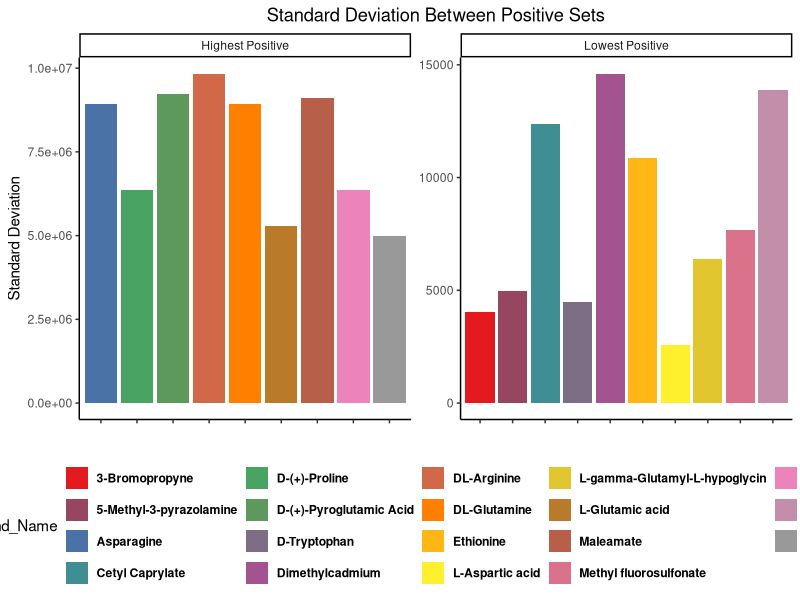
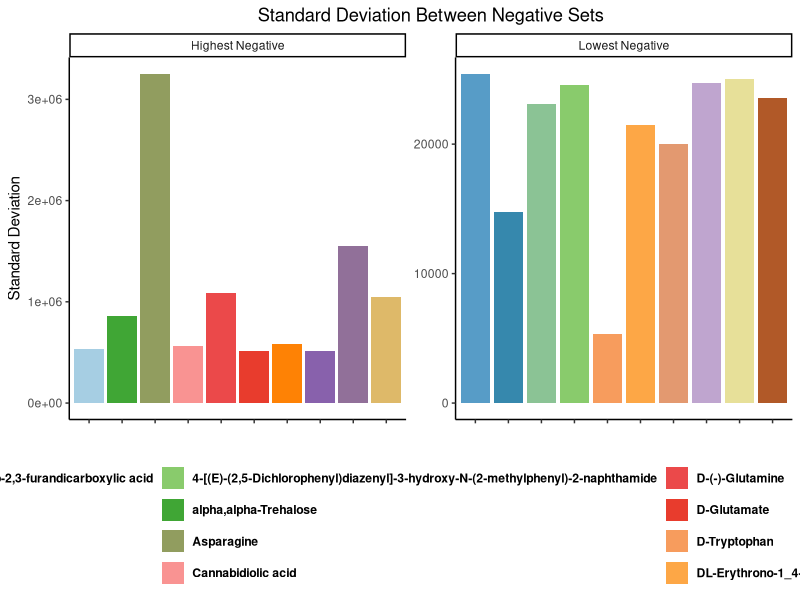

Reproduce these figures in R, in order.
library(RColorBrewer)
library(ggplot2)
compound_data <- read.csv("positive_runs.csv")
fields <- c("Name","Formula","Group.Area..1","Group.Area..2","Group.Area..3",
            "Group.Area..4","Group.Area..5","Group.Area..6")
my_data <- compound_data[fields]


vec <- vector()

for (row in 1:nrow(my_data)){
  vec <- c(vec,sd(my_data[row,c(3,4,5,6,7,8)]))
}

my_data$stdev <- vec

my_data <- my_data[order(my_data$stdev),]

lowestpos <- head(my_data,10)
largestpos <- tail(my_data,10)
lowestpos$set <- "Lowest Positive"
largestpos$set <- "Highest Positive"
pos_sets <- rbind(largestpos,lowestpos)
colnames(pos_sets)<- c('Compound_Name','Formula','Group.Area..1', 'Group.Area..2', 'Group.Area..3', 'Group.Area..4', 'Group.Area..5', 'Group.Area..6', 'stdev','set')


compound_data <- read.csv("negative_runs.csv")
fields <- c("Name","Formula","Group.Area..Neg_1","Group.Area..Neg_2","Group.Area..Neg_3",
            "Group.Area..Neg_4","Group.Area..Neg_5","Group.Area..Neg_6")
my_data <- compound_data[fields]


vec <- vector()

for (row in 1:nrow(my_data)){
  vec <- c(vec,sd(my_data[row,c(3,4,5,6,7,8)]))
}

my_data$stdev <- vec

my_data <- my_data[order(my_data$stdev),]

lowestneg <- head(my_data,10)
largestneg <- tail(my_data,10)
lowestneg$set <- "Lowest Negative"
largestneg$set <- "Highest Negative"
negative_sets <- rbind(lowestneg, largestneg)
colnames(negative_sets)<- c('Compound_Name','Formula','Group.Area..1', 'Group.Area..2', 'Group.Area..3', 'Group.Area..4', 'Group.Area..5', 'Group.Area..6', 'stdev','set')
theme_set(theme_classic())

colourCount = length(unique(pos_sets$Compound_Name))
getPalette = colorRampPalette(brewer.pal(9, "Set1"))

posplot = ggplot(pos_sets, aes(x=Compound_Name, y=stdev, fill = Compound_Name )) + geom_bar(stat="identity") +  scale_fill_manual(values = getPalette(colourCount))
posplot = posplot + theme(plot.title = element_text(hjust = 0.5), axis.text.x = element_blank(),legend.position="bottom",legend.text = element_text(face="bold"))
posplot <- posplot + ggtitle("Standard Deviation Between Positive Sets") + xlab("") + ylab("Standard Deviation")

posplot + facet_wrap( ~ set, scales = "free", ncol=2)

colourCount = length(unique(negative_sets$Compound_Name))
getPalette = colorRampPalette(brewer.pal(12, "Paired"))

negplot = ggplot(negative_sets, aes(x=Compound_Name, y=stdev, fill = Compound_Name )) + geom_bar(stat="identity") +  scale_fill_manual(values = getPalette(colourCount))
negplot = negplot + theme(plot.title = element_text(hjust = 0.5), axis.text.x = element_blank(),legend.position="bottom", legend.text = element_text(face="bold"))
negplot <- negplot + ggtitle("Standard Deviation Between Negative Sets") + xlab("") + ylab("Standard Deviation")



negplot + facet_wrap( ~ set, scales = "free", ncol=2)

